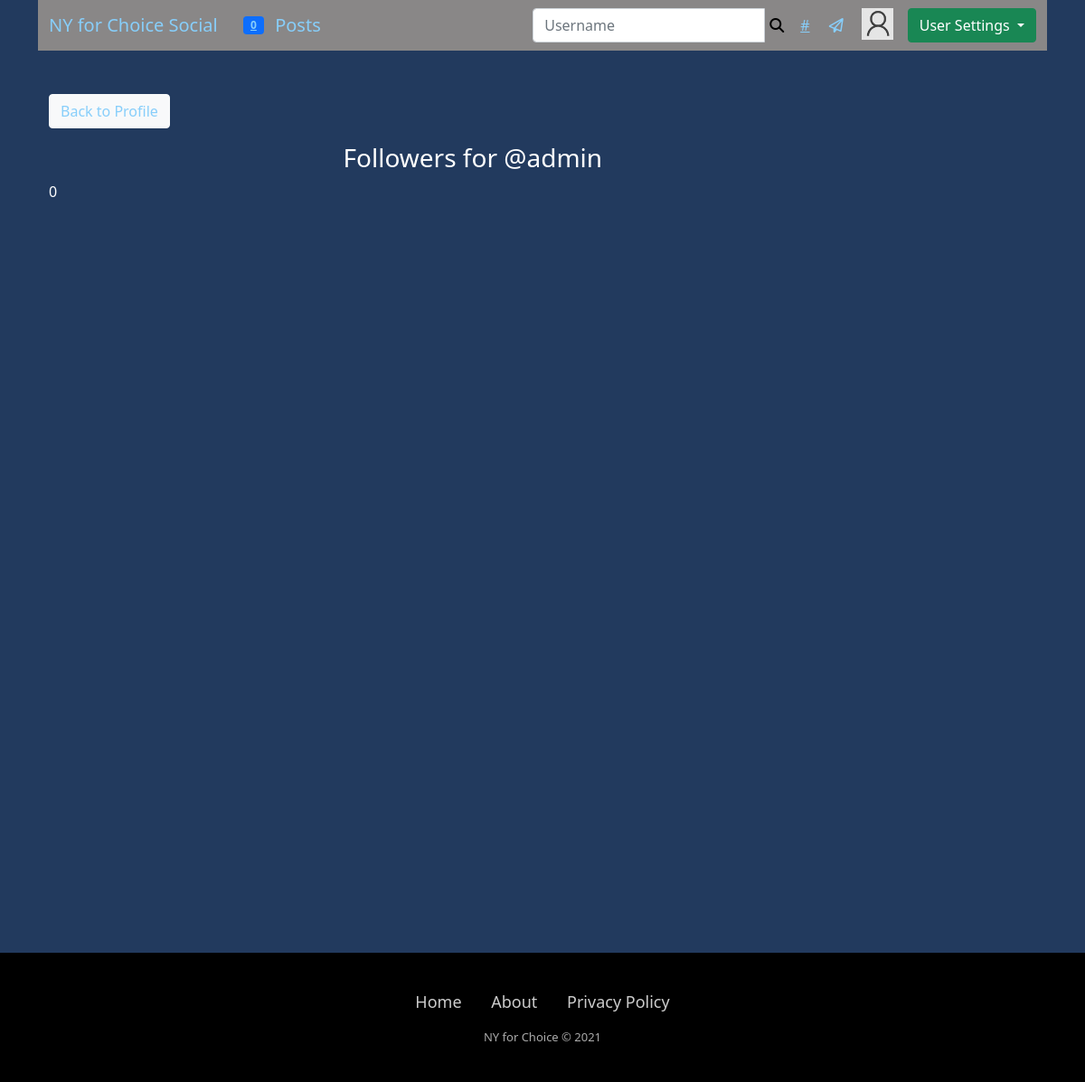
Screenshot of /social/profile/2/followers/ (signed in) with the database file from the repository.
### members/models.py (models this page shows, shortened)
class User(AbstractBaseUser, PermissionsMixin):
  email = models.EmailField(verbose_name="email", max_length=60, unique=True)
  username = models.CharField(max_length=45, unique=True)
  first_name = models.CharField(max_length=60, blank=True)
  last_name = models.CharField(max_length=60, blank=True)
  state = models.ForeignKey(State, on_delete=models.SET_NULL, null=True)
  city = models.ForeignKey(City, on_delete=models.SET_NULL, null=True)
  date_joined = models.DateTimeField(verbose_name='date_joined', default=timezone.now)
  last_login = models.DateTimeField(verbose_name='last_login', default=timezone.now)
  is_staff = models.BooleanField(default=False)
  is_active = models.BooleanField(default=True)
  is_admin = models.BooleanField(default=False)
  is_superuser = models.BooleanField(default=False)
  objects = MyAccountManager()
  USERNAME_FIELD = 'username'
  REQUIRED_FIELDS = ['email']

class UserProfile(models.Model):
  user = models.OneToOneField(User, primary_key=True, verbose_name='user', related_name='profile', on_delete=models.CASCADE)
  first_name = models.CharField(max_length=30, blank=True, null=True)
  last_name = models.CharField(max_length=30, blank=True, null=True)
  bio = models.TextField(max_length=500, blank=True, null=True)
  birth_date=models.DateField(null=True, blank=True)
  location = models.CharField(max_length=100, blank=True, null=True)
  picture = models.ImageField(upload_to='images/profile_pictures', default='images/profile_pictures/default_pic.jpg', blank=False)
  followers = models.ManyToManyField(User, blank=True, related_name='followers')
  followings = models.ManyToManyField(User, blank=True, related_name='followings')
  website_url = models.CharField(max_length=255, null=True, blank=True)
  facebook_url = models.CharField(max_length=255, null=True, blank=True)
  twitter_url = models.CharField(max_length=255, null=True, blank=True)
  instagram_url = models.CharField(max_length=255, null=True, blank=True)
  pinterest_url = models.CharField(max_length=255, null=True, blank=True)

### social/views.py (the view)
# urls.py: path('profile/<int:pk>/followers/', ListFollowers.as_view(), name='list-followers'),
class ListFollowers(View):
    def get(self, request, pk, *args, **kwargs):
        profile = UserProfile.objects.get(pk=pk)
        followers = profile.followers.all()
        if len(followers) == 0:
            is_following = False
        for follower in followers:
            if follower == request.user:
                is_following = True
                break
            else:
                is_following = False
        number_of_followers = len(followers)
        context = {
            'profile': profile,
            'followers': followers,
            'is_following': is_following,
            'number_of_followers': number_of_followers,
        }
        return render(request, 'social/followers_list.html', context)

### operationfreedom/templatetags/custom_tags.py (called while the page is built)
@register.inclusion_tag('social/show_notifications.html', takes_context=True)
def show_notifications(context):
	request_user = context['request'].user
	notifications = Notification.objects.filter(to_user=request_user).exclude(user_has_seen=True).order_by('-date')
	return {'notifications': notifications}

### social/templates/social/followers_list.html (shortened to what this page needs)
{% extends 'base.html' %}
{% block content %}
<div class="container">
    <div class="row mt-5">
        <div class="col-md-3 col-sm-6">
            <a href="{% url 'show_profile_page' profile.pk %}" class="btn btn-light">Back to Profile</a>
        </div>
    </div>
    <div class="row justify-content-center mt-3">
    	<div class="col-md-5 col-sm-12">
    		{% if profile.name %}
    		<h3>Followers for {{ profile.name }}</h3>
    		{% else %}
    		<h3>Followers for @{{ profile.user.username }}</h3>
    		{% endif %}
    	</div>
    </div>
    {{ number_of_followers }}
</div>
{% endblock content %}

### operationfreedom/templates/navbar.html (shortened to what this page needs)
{% load custom_tags %}
<nav class="navbar navbar-expand-lg navbar-light" style="background-color: #898787;">
   <div class="container-fluid">
    <a class="navbar-brand" href="{% url 'home' %}">NY for Choice Social</a> &nbsp;&nbsp;&nbsp;
    {% if user.is_authenticated %}
      <a href="{% url 'notifications' %}" class="badge bg-primary notification-badge">{% show_notifications %}</a>
    {% endif %}
    <a class="navbar-brand" href="{% url 'post-list' %}">Posts</a> &nbsp;&nbsp;&nbsp;
    <div class="collapse navbar-collapse" id="navbarTogglerDemo03">
      {% if user.is_authenticated %}
        <form class="d-flex" method="GET" action="{% url 'profile-search' %}">
          <div class="input-group">
            <input type="text" class="form-control" placeholder="Username" aria-label="Username" aria-describedby="basic-addon1" name="query" value="{{ request.GET.query }}">
            <button class="remove-default-btn" type="submit"><i class="fas fa-search"></i></button>
          </div>
        </form>
        <div class="nav-item inbox-icon-container">
          <a class="inbox-icon" href="{% url 'explore' %}">#</a>
          <a href="{% url 'inbox' %}" class="inbox-icon"><i class="far fa-paper-plane"></i></a>
        </div>
        <div class="nav-item mr-lg-3">
        <div class="dropdown">
          <a href="{% url 'show_profile_page' request.user.profile.pk %}"><img class="round-circle post-img" height="35" width="35" src="{{ request.user.profile.picture.url }}" /></a>
          <button class="btn btn-success dropdown-toggle" type="button" id="dropdownMenuButton1" data-bs-toggle="dropdown" aria-expanded="false">
            User Settings
          </button>
        </div>
      {% else %}
        <h5>Please <a href="{% url 'login' %}">login</a> or <a href="{% url 'register' %}">register</a> to interact with other users</h5>
      {% endif %}
    </div>
  </div>
</nav>

### static/operationfreedom/css/style.css (style rules this page uses)
* *::after, *::before { margin: 0; padding: 0; box-sizing: border-box; list-style: none; text-decoration: none; color: none; }
body { background-color: #223a5e; }
.container { min-height: 850px; color: white; }
.inbox-icon { margin-left: 12px; margin-right: 12px; }
.container a:not(.jumpinglink) { color: #87CEFA; }
.remove-default-btn { background-color: transparent; border: none; box-shadow: none; }
.post-img { float: left; margin-right: 1rem; }
.notification-badge { transition: 0.3s; }
.dropdown { position: relative; display: inline-block; }
.inbox-icon-container { margin-right: 15px; }
.inbox-icon { color: #333; transition: 0.5s; }
.inbox-icon { margin-right: 5px; }

### rows the page displays
User: user.profile.picture (placeholder picture)
UserProfile: user.username "admin"

### other values shown
{{ notifications.count }} "0"
{{ number_of_followers }} "0"
